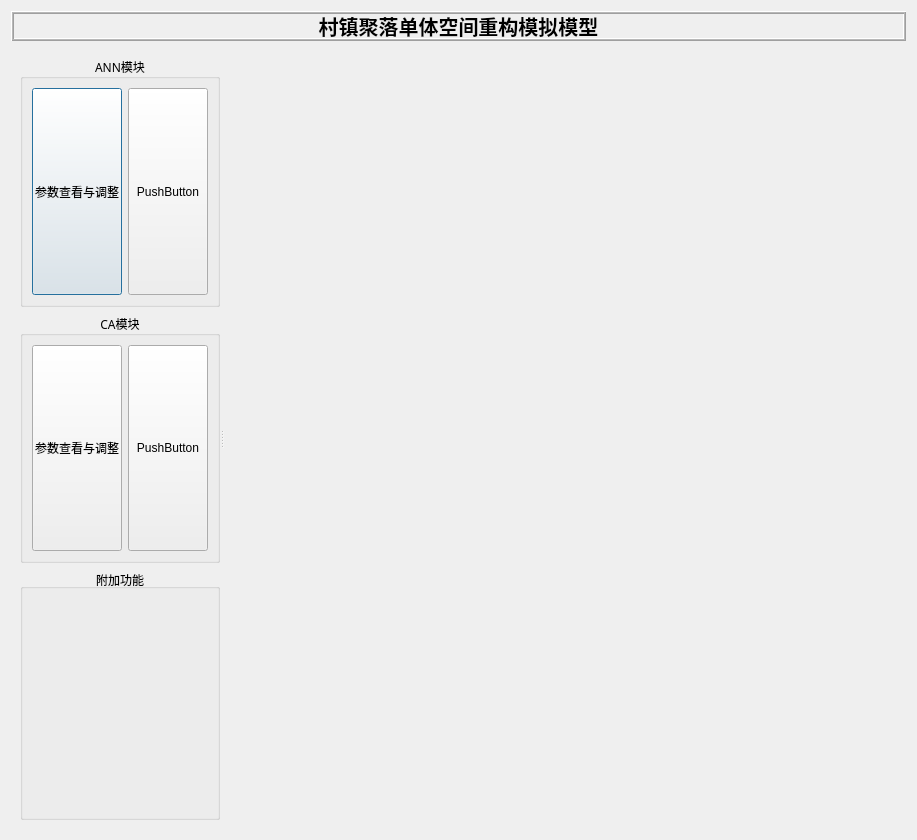
<?xml version="1.0" encoding="UTF-8"?>
<ui version="4.0">
 <class>Dialog</class>
 <widget class="QDialog" name="Dialog">
  <property name="geometry">
   <rect>
    <x>0</x>
    <y>0</y>
    <width>917</width>
    <height>840</height>
   </rect>
  </property>
  <property name="windowTitle">
   <string>Dialog</string>
  </property>
  <layout class="QVBoxLayout" name="verticalLayout">
   <item>
    <widget class="QLabel" name="label">
     <property name="sizePolicy">
      <sizepolicy hsizetype="Preferred" vsizetype="Minimum">
       <horstretch>0</horstretch>
       <verstretch>0</verstretch>
      </sizepolicy>
     </property>
     <property name="minimumSize">
      <size>
       <width>0</width>
       <height>30</height>
      </size>
     </property>
     <property name="maximumSize">
      <size>
       <width>16777215</width>
       <height>30</height>
      </size>
     </property>
     <property name="font">
      <font>
       <pointsize>15</pointsize>
       <weight>75</weight>
       <bold>true</bold>
      </font>
     </property>
     <property name="autoFillBackground">
      <bool>true</bool>
     </property>
     <property name="frameShape">
      <enum>QFrame::Box</enum>
     </property>
     <property name="frameShadow">
      <enum>QFrame::Raised</enum>
     </property>
     <property name="lineWidth">
      <number>1</number>
     </property>
     <property name="midLineWidth">
      <number>1</number>
     </property>
     <property name="text">
      <string>村镇聚落单体空间重构模拟模型</string>
     </property>
     <property name="alignment">
      <set>Qt::AlignCenter</set>
     </property>
    </widget>
   </item>
   <item>
    <widget class="QWidget" name="widget" native="true">
     <property name="font">
      <font>
       <family>微软雅黑</family>
       <pointsize>9</pointsize>
       <weight>50</weight>
       <italic>false</italic>
       <bold>false</bold>
      </font>
     </property>
     <property name="styleSheet">
      <string notr="true">font: 9pt &quot;微软雅黑&quot;;
border-color: rgb(0, 85, 0);</string>
     </property>
     <layout class="QHBoxLayout" name="horizontalLayout_6">
      <item>
       <widget class="QSplitter" name="splitter">
        <property name="orientation">
         <enum>Qt::Horizontal</enum>
        </property>
        <widget class="QWidget" name="widget_2" native="true">
         <property name="sizePolicy">
          <sizepolicy hsizetype="Fixed" vsizetype="Preferred">
           <horstretch>0</horstretch>
           <verstretch>0</verstretch>
          </sizepolicy>
         </property>
         <property name="minimumSize">
          <size>
           <width>200</width>
           <height>0</height>
          </size>
         </property>
         <property name="maximumSize">
          <size>
           <width>200</width>
           <height>16777215</height>
          </size>
         </property>
         <layout class="QVBoxLayout" name="verticalLayout_6">
          <item>
           <widget class="QGroupBox" name="groupBox_2">
            <property name="font">
             <font>
              <family>微软雅黑</family>
              <pointsize>9</pointsize>
              <weight>50</weight>
              <italic>false</italic>
              <bold>false</bold>
             </font>
            </property>
            <property name="styleSheet">
             <string notr="true"/>
            </property>
            <property name="title">
             <string>ANN模块</string>
            </property>
            <property name="alignment">
             <set>Qt::AlignCenter</set>
            </property>
            <property name="flat">
             <bool>false</bool>
            </property>
            <layout class="QGridLayout" name="gridLayout_4">
             <item row="0" column="0">
              <widget class="QPushButton" name="pushButton">
               <property name="sizePolicy">
                <sizepolicy hsizetype="Preferred" vsizetype="Preferred">
                 <horstretch>0</horstretch>
                 <verstretch>0</verstretch>
                </sizepolicy>
               </property>
               <property name="text">
                <string>参数查看与调整</string>
               </property>
              </widget>
             </item>
             <item row="0" column="1">
              <widget class="QPushButton" name="pushButton_2">
               <property name="sizePolicy">
                <sizepolicy hsizetype="Preferred" vsizetype="Preferred">
                 <horstretch>0</horstretch>
                 <verstretch>0</verstretch>
                </sizepolicy>
               </property>
               <property name="text">
                <string>PushButton</string>
               </property>
              </widget>
             </item>
            </layout>
           </widget>
          </item>
          <item>
           <widget class="QGroupBox" name="groupBox_5">
            <property name="font">
             <font>
              <family>微软雅黑</family>
              <pointsize>9</pointsize>
              <weight>50</weight>
              <italic>false</italic>
              <bold>false</bold>
             </font>
            </property>
            <property name="title">
             <string>CA模块</string>
            </property>
            <property name="alignment">
             <set>Qt::AlignCenter</set>
            </property>
            <layout class="QGridLayout" name="gridLayout_5">
             <item row="0" column="0">
              <widget class="QPushButton" name="pushButton_3">
               <property name="sizePolicy">
                <sizepolicy hsizetype="Preferred" vsizetype="Preferred">
                 <horstretch>0</horstretch>
                 <verstretch>0</verstretch>
                </sizepolicy>
               </property>
               <property name="text">
                <string>参数查看与调整</string>
               </property>
              </widget>
             </item>
             <item row="0" column="1">
              <widget class="QPushButton" name="pushButton_4">
               <property name="sizePolicy">
                <sizepolicy hsizetype="Preferred" vsizetype="Preferred">
                 <horstretch>0</horstretch>
                 <verstretch>0</verstretch>
                </sizepolicy>
               </property>
               <property name="text">
                <string>PushButton</string>
               </property>
              </widget>
             </item>
            </layout>
           </widget>
          </item>
          <item>
           <widget class="QGroupBox" name="groupBox_6">
            <property name="title">
             <string>附加功能</string>
            </property>
            <property name="alignment">
             <set>Qt::AlignCenter</set>
            </property>
           </widget>
          </item>
         </layout>
        </widget>
        <widget class="QStackedWidget" name="stackedWidget">
         <property name="currentIndex">
          <number>0</number>
         </property>
         <widget class="QWidget" name="page"/>
         <widget class="QWidget" name="page_2"/>
        </widget>
       </widget>
      </item>
     </layout>
    </widget>
   </item>
  </layout>
 </widget>
 <resources/>
 <connections/>
</ui>
